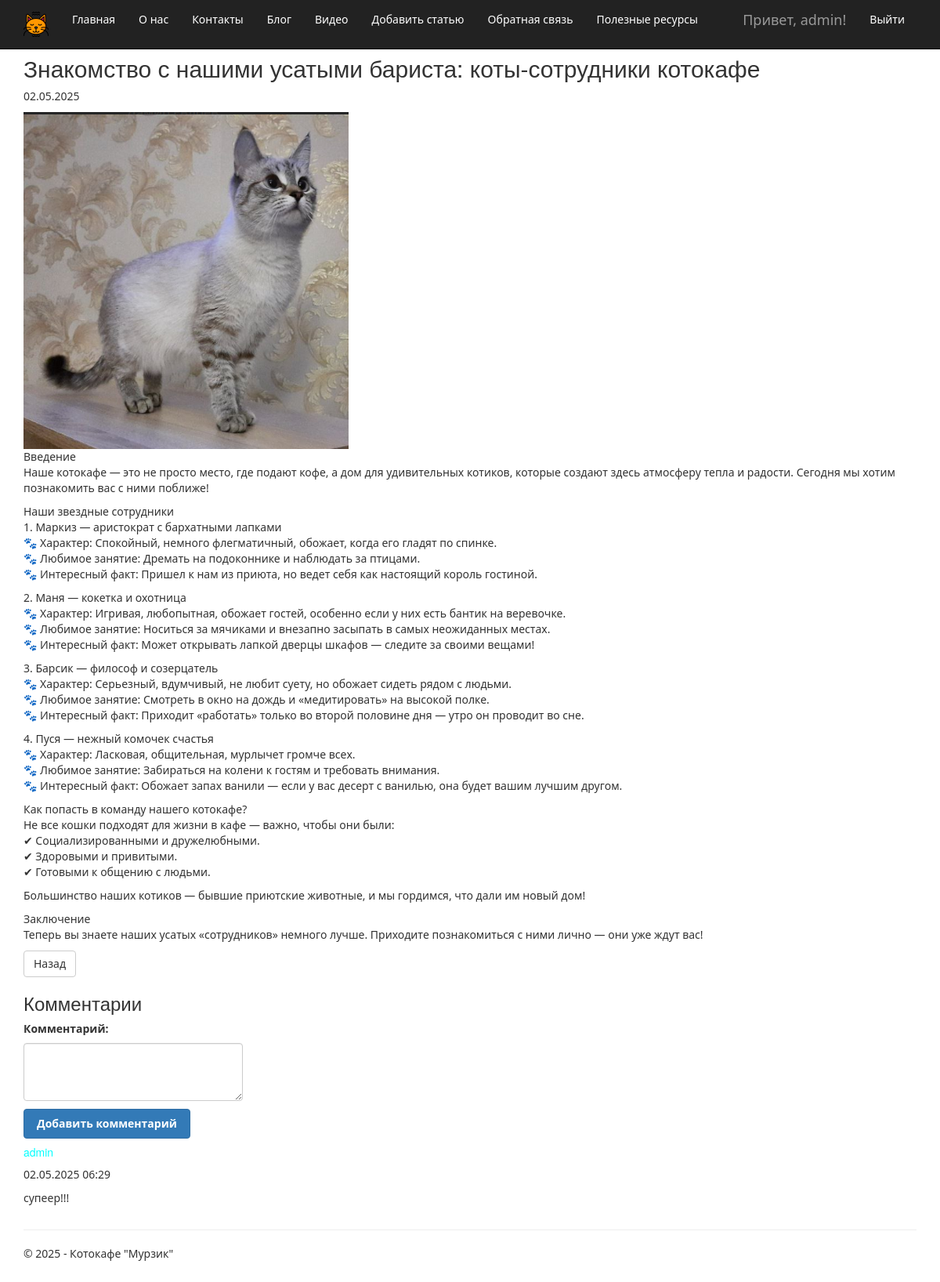
/blogpost/10/ (signed in), run on the app's committed database.
### app/models.py (models this page shows, shortened)
class Blog(models.Model):
    title = models.CharField(max_length=100, unique_for_date="posted", verbose_name="Заголовок")
    description = models.TextField(verbose_name="Краткое содержание")
    content = models.TextField(verbose_name="Полное содержание")
    posted = models.DateTimeField(db_index=True, auto_now_add=True, verbose_name="Опубликована")
    author = models.ForeignKey(User, null=True, blank=True, on_delete=models.SET_NULL, verbose_name="Автор")
    image = models.FileField(upload_to='blog/', default='temp.jpg', verbose_name="Путь к картинке")
    class Meta:
        db_table = "Posts"
        ordering = ["-posted"]
        verbose_name = "статья блога"
        verbose_name_plural = "статьи блога"

class Comment(models.Model):
    text = models.TextField(verbose_name="Комментарий")
    date = models.DateTimeField(default=timezone.now, verbose_name="Дата")
    author = models.ForeignKey(User, on_delete=models.CASCADE, verbose_name="Автор")
    post = models.ForeignKey(Blog, on_delete=models.CASCADE, verbose_name="Статья")
    class Meta:
        db_table = "Comments"
        verbose_name = "Комментарий"
        verbose_name_plural = "Комментарии к статьям блога"
        ordering = ['-date']

### app/views.py (the view)
# urls.py: path('blogpost/<int:post_id>/', views.blogpost, name='blogpost'),
def blogpost(request, post_id):
    post = get_object_or_404(Blog, id=post_id)
    comments = Comment.objects.filter(post=post).exclude(post__title="Video Comments")
    if request.method == "POST":
        form = CommentForm(request.POST)
        if form.is_valid():
            comment = form.save(commit=False)
            comment.author = request.user
            comment.post = post
            comment.save()
            messages.success(request, 'Комментарий добавлен!')
            return redirect('blogpost', post_id=post.id)
    else:
        form = CommentForm()
    return render(
        request,
        'app/blogpost.html',
        {
            'title': post.title,
            'post': post,
            'form': form,
            'comments': comments,
            'year': datetime.now().year,
        }
    )

### app/forms.py
class CommentForm(forms.ModelForm):
    class Meta:
        model = Comment
        fields = ('text',)
        labels = {
            'text': 'Комментарий',
        }
        widgets = {
            'text': forms.Textarea(attrs={'class': 'form-control', 'rows': 3}),
        }

### app/templates/app/blogpost.html (shortened to what this page needs)
{% extends "app/layout.html" %}
{% block content %}
<div class="row">
    <div class="col-md-12">
        <h2>{{ post.title }}</h2>
        <p class="date">{{ post.posted|date:"d.m.Y" }}</p>
        {% if post.image %}
            <img src="{{ post.image.url }}" alt="{{ post.title }}" class="img-responsive">
        {% endif %}
        <div class="content">
            {{ post.content|linebreaks }}
        </div>
        <a href="{% url 'blog' %}" class="btn btn-default">Назад</a>
    </div>
</div>
<div class="row">
    <div class="col-md-12">
        <h3>Комментарии</h3>
        {% if user.is_authenticated %}
            <form method="post">
                {{ form.as_p }}
                <button type="submit" class="btn btn-primary">Добавить комментарий</button>
            </form>
        {% else %}
            <p>Для добавления комментария необходимо <a href="{% url 'login' %}">войти</a>.</p>
        {% endif %}
        {% if comments %}
            {% for comment in comments %}
                <div class="comment">
                    <h5>{{ comment.author }}</h5>
                    <p class="date">{{ comment.date|date:"d.m.Y H:i" }}</p>
                    <p>{{ comment.text|linebreaks }}</p>
                </div>
            {% endfor %}
        {% else %}
            <p>Комментариев пока нет.</p>
        {% endif %}
    </div>
</div>
{% endblock %}

### app/templates/app/loginpartial.html (shortened to what this page needs)
{% if user.is_authenticated %}
<form id="logoutForm" action="/logout/" method="post" class="navbar-right">
    <ul class="nav navbar-nav navbar-right">
        <li><span class="navbar-brand">Привет, {{ user.username }}!</span></li>
        <li><a href="javascript:document.getElementById('logoutForm').submit()">Выйти</a></li>
    </ul>
</form>
{% else %}
<ul class="nav navbar-nav navbar-right">
    <li><a href="{% url 'login' %}">Войти</a></li>
</ul>
{% endif %}

### app/static/app/content/site.css (style rules this page uses)
body { padding-top: 50px; padding-bottom: 20px; font-family: 'Segoe UI', Tahoma, Geneva, Verdana, sans-serif; }
input, select, textarea { max-width: 280px; padding: 8px 12px; border: 1px solid #ddd; border-radius: 4px; transition: background-color 0.3s ease, border-color 0.3s ease; }
.btn-primary { background-color: #337ab7; border-color: #2e6da4; padding: 8px 16px; font-size: 14px; font-weight: 600; transition: color 0.3s ease, background-color 0.3s ease; }
label { font-weight: 600; margin-bottom: 8px; display: block; }
.comment h5 { color: aqua !important; }

### app/templates/app/layout.html (style rules this page uses)
.navbar-inverse .navbar-nav > li > a { color: #ffffff; }

### data on the page
Blog: title "Знакомство с нашими усатыми бариста: коты-сотрудники котокафе", posted "02.05.2025", image (picture), content "Введение Наше котокафе — это не просто место, где подают кофе, а дом для удивительных котиков, которые создают здесь атмосферу тепла и радости. Сегодня мы хотим познакомить вас с ними поближе! Наши звездные сотрудники 1. Маркиз — аристократ с бархатными лапками 🐾 Характер: Спокойный, немного флегматичный, обожает, когда его гладят по спинке. 🐾 Любимое занятие: Дремать на подоконнике и наблюдать за птицами. 🐾 Интересный факт: Пришел к нам из приюта, но ведет себя как настоящий король гостиной. 2. Маня — кокетка и охотница 🐾 Характер: Игривая, любопытная, обожает гостей, особенно если у них есть бантик на веревочке. 🐾 Любимое занятие: Носиться за мячиками и внезапно засыпать в самых…"
Comment: author "admin", date "02.05.2025 06:29", text "супеер!!!"

### other printed values
{{ user.username }} "admin"
